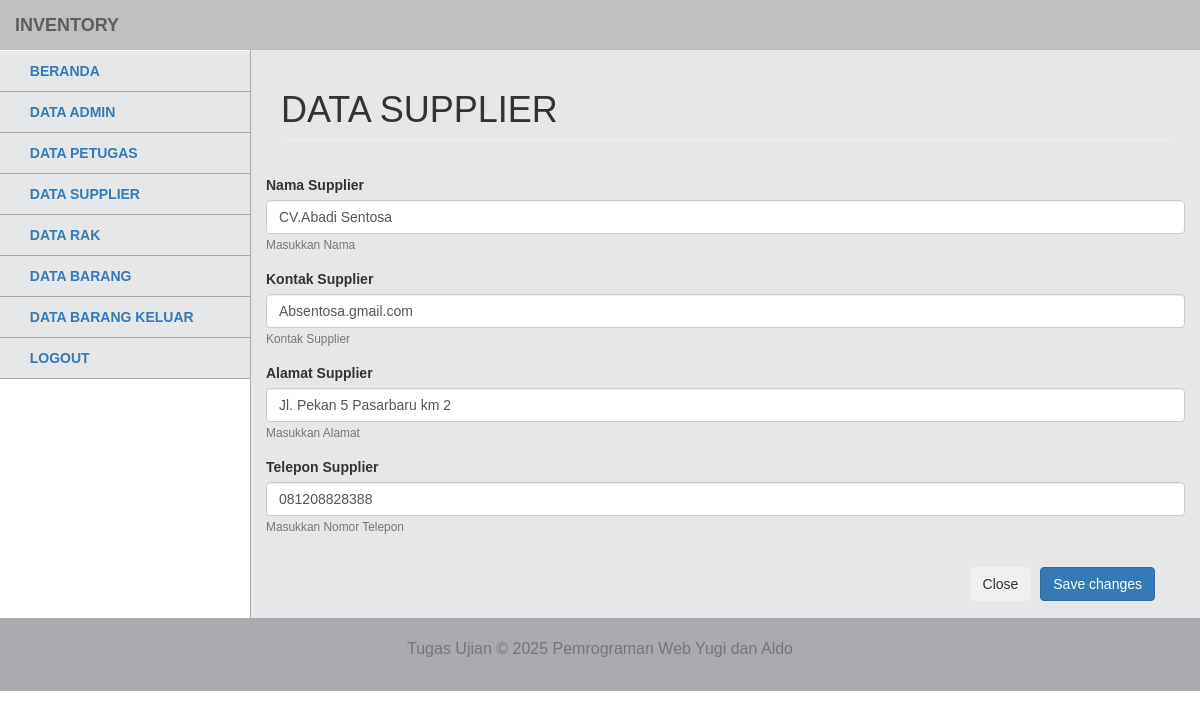
The app's page /admin/index.php?m=supplier&s=ubah&id_sup=1 (signed in) with its own data.
### tables this page shows
CREATE TABLE `tb_sup` (
  `id_sup` int(11) NOT NULL,
  `nama_sup` varchar(255) NOT NULL,
  `kontak_sup` varchar(255) NOT NULL,
  `alamat_sup` text NOT NULL,
  `telepon_sup` varchar(255) NOT NULL
);

### admin/modul/supplier/ubah.php (the view, shortened to what this page needs)
<!DOCTYPE html>
<html>
  <head>
    <link href="../vendor/css/bootstrap/bootstrap.min.css" rel="stylesheet">
     <link href="../vendor/css/bootstrap/bootstrap.css" rel="stylesheet">
    <link href="../vendor/font-awesome/css/font-awesome.min.css" rel="stylesheet" type="text/css">
    <link href="../css/tampilanadmin.css" rel="stylesheet">
  </head>
  <body>
    <div id="wrapper">
      <nav class="navbar navbar-default navbar-static-top" role="navigation" style="margin-bottom: 0">
          <div class="navbar-header">
            <a class="navbar-brand">Inventory</a>
          </div>
          <?php
         	$id = $_GET['id_sup'];
           $sql = "SELECT * FROM tb_sup WHERE id_sup = '$id'";
           $query = mysqli_query($koneksi, $sql);
            $r = mysqli_fetch_array($query);
           ?>
        <div class="navbar-default sidebar" role="navigation">
          <div class="sidebar-nav navbar-collapse">
            <ul class="nav" id="side-menu">
                            <li>
                <a href="?m=awal.php">
                  <i class="fa fa-dashboard"></i> Beranda
                </a>
              </li>
              <li>
                <a href="?m=admin&s=awal">
                  <i class="fa fa-user"></i> Data Admin
                </a>
              </li>
               <li>
                <a href="?m=petugas&s=awal">
                  <i class="fa fa-users"></i> Data Petugas
                </a>
              </li>
                            <li>
                <a href="?m=supplier&s=awal">
                  <i class="fa fa-building"></i> Data Supplier
                </a>
              </li>
                            <li>
                <a href="?m=rak&s=awal">
                  <i class="fa fa-cubes"></i> Data Rak
                </a>
              </li>
                            <li>
                <a href="?m=barang&s=awal">
                  <i class="fa fa-archive"></i> Data Barang
                </a>
              </li>
                            <li>
                <a href="?m=barangKeluar&s=awal">
                  <i class="fa fa-cart-arrow-down"></i> Data Barang Keluar
                </a>
              </li>
              <li>
                <a href="logout.php" onclick="return confirm('yakin ingin logout?')">
                  <i class="fa fa-warning"></i> Logout
                </a>
              </li>
            </ul>
          </div>
        </div>
      </nav>
      <div id="page-wrapper">
        <div class="row">
          <div class="col-lg-12">
            <h1 class="page-header">Data Supplier</h1>
          </div>
        </div>
    <div class="row">
    	<form action="?m=supplier&s=update" method="POST" enctype="multipart/form-data">
        <div class="form-group">
    <label for="exampleInputEmail1">Nama Supplier</label>
    <input type="text" class="form-control" id="exampleInputEmail1" name="nama_sup" value="<?php echo $r['nama_sup']; ?>" aria-describedby="emailHelp" placeholder="Masukkan Nama">
    <small id="emailHelp" class="form-text text-muted">Masukkan Nama</small>
  </div>
  <div class="form-group">
    <label>Kontak Supplier</label>
    <input type="text" class="form-control" id="exampleInputEmail1" name="kontak_sup" aria-describedby="emailHelp" placeholder="Masukkan Kontak" value="<?php echo $r['kontak_sup']; ?>">
    <small class="form-text text-muted">Kontak Supplier</small>
  </div>
  <div class="form-group">
    <label>Alamat Supplier</label>
   <input type="text"  class="form-control" aria-describedby="emailHelp" value="<?php echo $r['alamat_sup']; ?>" name="alamat_sup" placeholder="Masukkan Alamat">
    <small id="emailHelp" class="form-text text-muted">Masukkan Alamat</small>
  </div>
  <div class="form-group">
    <label for="exampleInputEmail1">Telepon Supplier</label>
    <input type="text" class="form-control" id="exampleInputEmail1" value="<?php echo $r['telepon_sup']; ?>" name="telepon_sup" aria-describedby="emailHelp" placeholder="Masukkan Nomor Telepon">
    <small id="emailHelp" class="form-text text-muted">Masukkan Nomor Telepon</small>
  </div>
      </div>
      <div class="modal-footer">
        <button type="button" class="btn btn-secondary" data-dismiss="modal">Close</button>
        <button type="submit" name="simpan" class="btn btn-primary">Save changes</button>
      </div>
    </div>
    <footer class="text-center">
      <div class="footer-below">
        <div class="container">
          <div class="row">
            <div class="col-lg-12">
              <p class="text-muted" style="font-size: 16px;">Tugas Ujian &copy; <script>document.write(new Date().getFullYear());</script> Pemrograman Web Yugi dan Aldo</p>
            </div>
          </div>
        </div>
      </div>
    </footer>
  </body>
</html>

### css/tampilanadmin.css (style rules this page uses)
body { font-family: Arial, sans-serif; }
p { font-size: 15px; }
h1 { text-transform: uppercase; font-weight: 500; }
#wrapper { width: 100%; }
#page-wrapper { padding: 0 15px; min-height: 568px; background-color: #E6E7E8; }
@media (min-width: 768px) { #page-wrapper { position: inherit; margin: 0 0 0 250px; padding: 0 30px; border-left: 1px solid #A9ABAE; } }
.navbar { background-color: #BDBFC1; font-weight: 700; font-family: arial; text-transform: uppercase; border: none; }
.sidebar { background-color: #E6E7E8; }
.sidebar .sidebar-nav.navbar-collapse { padding-left: 0; padding-right: 0; }
.sidebar ul li { border-bottom: 1px solid #A9ABAE; }
@media (min-width: 768px) { .sidebar { z-index: 1; position: absolute; width: 250px; margin-top: 51px; } }
footer { color: black; font-size: 15px; }
footer .footer-below { padding: 20px 0; background-color: #A9ABAE; }

### records on screen
tb_sup: nama_sup "CV.Abadi Sentosa", kontak_sup "Absentosa.gmail.com", alamat_sup "Jl. Pekan 5 Pasarbaru km 2", telepon_sup "081208828388"
